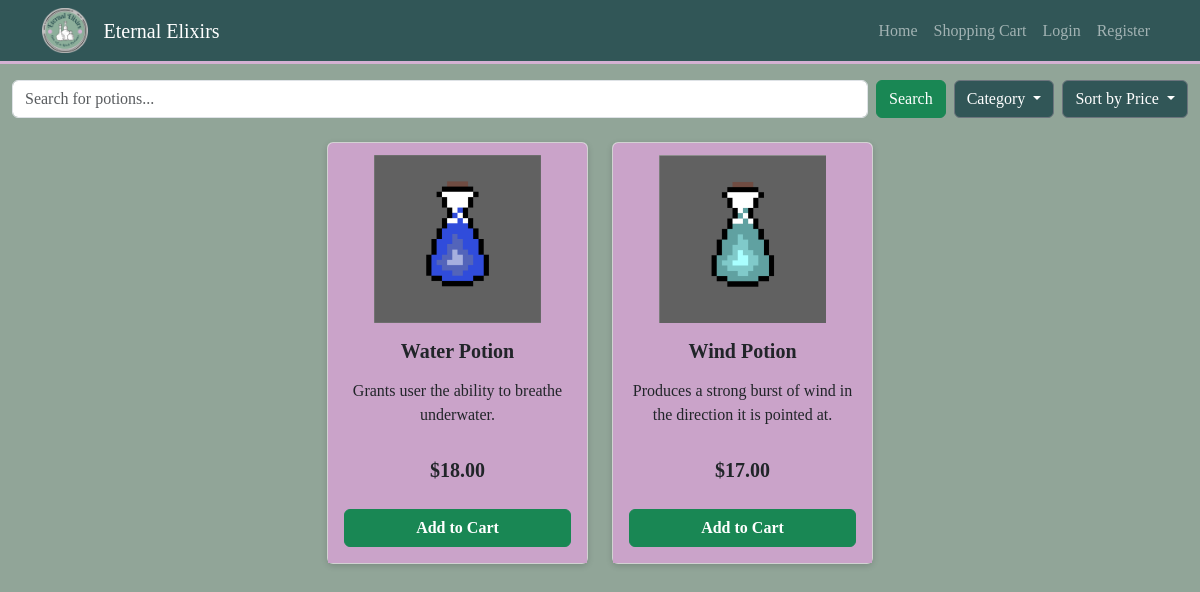
Page /shop on the committed database.
### tables this page shows
CREATE TABLE Inventory_T (
    ItemID            INTEGER      PRIMARY KEY,
    PotionName        TEXT,
    PotionCategory    TEXT,
    PotionDescription TEXT,
    PotionCost        REAL,
    PotionPhoto       TEXT,
    IsSold            INTEGER      NOT NULL DEFAULT 0   -- 0 = available, 1 = sold
);

### shop.py (the view)
@shop_bp.route("/shop", methods=["GET"])
def shop_home():
    search_term = request.args.get("q", "").strip()
    category = request.args.get("category", "").strip()
    sort = request.args.get("sort", "").strip()  # NEW
    conn = get_connection()
    cur = conn.cursor()
    sql = """
        SELECT ItemID,
               PotionName,
               PotionCategory,
               PotionDescription,
               PotionCost,
               PotionPhoto
        FROM Inventory_T
        WHERE IsSold = 0
    """
    params = []
    if search_term:
        sql += " AND (PotionName LIKE ? OR PotionDescription LIKE ?)"
        like_pattern = f"%{search_term}%"
        params.extend([like_pattern, like_pattern])
    if category:
        sql += " AND PotionCategory = ?"
        params.append(category)
    if sort == "price_desc":
        sql += " ORDER BY PotionCost DESC"
    elif sort == "price_asc":
        sql += " ORDER BY PotionCost ASC"
    else:
        sql += " ORDER BY PotionName ASC"
    cur.execute(sql, params)
    items = cur.fetchall()
    conn.close()
    return render_template(
        "home.html",
        items=items,
        current_search=search_term,
        current_category=category,
        current_sort=sort,  # NEW (in case you want to use it in the template)
    )

### db.py (called while the page is built)
def get_connection():
    conn = sqlite3.connect(DB_PATH)
    conn.row_factory = sqlite3.Row
    conn.execute("PRAGMA foreign_keys = ON")
    return conn

### templates/home.html (shortened to what this page needs)
<!DOCTYPE html>
<html lang="en">
<head>
    <link rel="stylesheet" href="{{ url_for('static', filename='css/styles.css') }}">
    <link href="https://cdn.jsdelivr.net/npm/bootstrap@5.3.8/dist/css/bootstrap.min.css" rel="stylesheet"
>
</head>
<body style="background-color: rgb(145,165,152); font-family: cursive">
<nav class="navbar navbar-expand-md navbar-dark navbar-ee">
    <div class="container">
        <img src="{{ url_for('static', filename='images/favicon.png') }}"
             alt="logo"
             class="me-3 brand-logo">
        <a href="{{ url_for('shop.shop_home') }}" class="navbar-brand" style="font-family: cursive;">
            Eternal Elixirs
        </a>
        <div class="collapse navbar-collapse" id="navmenu">
            <ul class="navbar-nav ms-auto">
                <li class="nav-item">
                    <a href="{{ url_for('shop.shop_home') }}" class="nav-link">Home</a>
                </li>
                <li class="nav-item">
                    <a href="{{ url_for('cart.view_cart') }}" class="nav-link">Shopping Cart</a>
                </li>
                {% if session.get("user_id") %}
                    <li class="nav-item">
                        <a href="{{ url_for('auth.account') }}" class="nav-link">Account</a>
                    </li>
                    {% if session.get("user_type") == "Admin" %}
                        <li class="nav-item">
                            <a href="{{ url_for('admin.dashboard') }}" class="nav-link">Admin</a>
                        </li>
                        <li class="nav-item">
                            <a href="{{ url_for('admin.sales_report') }}" class="nav-link">Sales Report</a>
                        </li>
                    {% endif %}
                    <li class="nav-item">
                        <a href="{{ url_for('auth.logout') }}" class="nav-link">Logout</a>
                    </li>
                {% else %}
                    <li class="nav-item">
                        <a href="{{ url_for('auth.login') }}" class="nav-link">Login</a>
                    </li>
                    <li class="nav-item">
                        <a href="{{ url_for('auth.register') }}" class="nav-link">Register</a>
                    </li>
                {% endif %}
            </ul>
        </div>
    </div>
</nav>
<div class="container-fluid mt-2 d-flex flex-wrap align-items-start gap-2" style="font-family: cursive">
    <form class="d-inline-flex flex-grow-1" role="search" method="get" action="{{ url_for('shop.shop_home') }}">
        <input class="form-control me-2 flex-grow-1"
               type="search"
               name="q"
               placeholder="Search for potions..."
               aria-label="Search"
               value="{{ current_search or '' }}">
        <button class="btn btn-success" type="submit">Search</button>
    </form>
    <div class="dropdown" style="font-family: cursive">
        <button class="btn btn-secondary dropdown-toggle" type="button" id="categoryDropdown"
                data-bs-toggle="dropdown" aria-haspopup="true" aria-expanded="false" style="background-color: #315657; font-family: cursive;">
            Category
        </button>
    </div>
    <div class="dropdown" style="font-family: cursive">
        <button class="btn btn-secondary dropdown-toggle" type="button" id="sortDropdown"
                data-bs-toggle="dropdown" aria-haspopup="true" aria-expanded="false" style="background-color: #315657; font-family: cursive">
            Sort by Price
        </button>
    </div>
</div>
<section class="p-4">
    <div class="container">
        <div class="row justify-content-center text-center">
            {% for item in items %}
            <div class="col-12 col-sm-6 col-md-4 col-lg-3 mb-4">
                <div class="card h-100 potion-card">
                    {% if item["PotionPhoto"] %}
                    <img src="{{ url_for('static', filename='images/' ~ item['PotionPhoto']) }}"
                         class="card-img-top"
                         alt="{{ item['PotionName'] }}" style="background-color: #caa3c9">
                    {% else %}
                        <img src="{{ url_for('static', filename='images/default_potion.png') }}"
                             class="card-img-top"
                             alt="{{ item['PotionName'] }}">
                    {% endif %}
                    <div class="card-body d-flex flex-column" style="background-color: #caa3c9">
                        <h5 class="card-title">{{ item["PotionName"] }}</h5>
                        <p class="card-text fs-6 mt-2">{{ item["PotionDescription"] }}</p>
                        <p class="fw-bold mb-4 fs-5">${{ "%.2f"|format(item["PotionCost"]) }}</p>
                        <form method="post" action="{{ url_for('shop.add_to_cart') }}" class="mt-auto">
                            <button type="submit" class="btn btn-success w-100">
                                <b>Add to Cart</b>
                            </button>
                        </form>
                    </div>
                </div>
            </div>
            {% endfor %}
        </div>
    </div>
</section>
</body>
</html>

### static/css/styles.css (style rules this page uses)
body { background-color: #91a598; font-family: system-ui, -apple-system, BlinkMacSystemFont, "Segoe UI", sans-serif; }
.navbar-ee { background-color: #315657; border-bottom: 3px solid #d4b1d3; }
.brand-logo { height: 45px; width: auto; }
.potion-card { border-radius: 8px; box-shadow: 0 2px 6px rgba(0,0,0,0.15); border: none; }
.potion-card img { height: 180px; object-fit: contain; padding-top: 12px; }
.potion-card .card-title { font-weight: 600; margin-bottom: 0.5rem; }
.potion-card .card-text { min-height: 60px; }
.potion-card .btn { margin-top: auto; }

### rows in the picture
Inventory_T: PotionPhoto (picture), PotionName "Water Potion", PotionDescription "Grants user the ability to breathe underwater.", PotionCost "18.00"
Inventory_T: PotionPhoto (picture), PotionName "Wind Potion", PotionDescription "Produces a strong burst of wind in the direction it is pointed at.", PotionCost "17.00"
